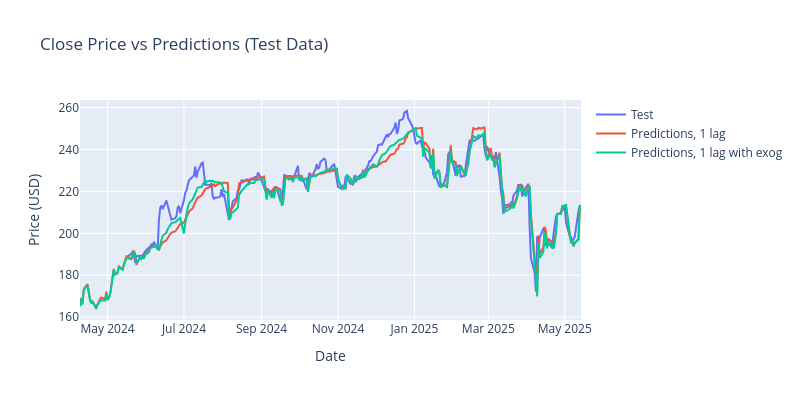

Notebook code for this chart:
### Code cell
import plotly.graph_objects as go

fig = go.Figure()

# Plot actual test data
fig.add_trace(go.Scatter(
    x=data.loc[end_train:].index,
    y=data.loc[end_train:, 'Close'],
    mode='lines',
    name='Test'
))

# Plot predictions 1 lag without exogenous variables
predictions_no_exog = predictions_list[0].rename(columns={'pred': 'Predictions, 1 lag'})
fig.add_trace(go.Scatter(
    x=predictions_no_exog.index,
    y=predictions_no_exog['Predictions, 1 lag'],
    mode='lines',
    name='Predictions, 1 lag'
))

# Plot predictions 1 lag with exogenous variables
predictions_exog = predictions.rename(columns={'pred': 'Predictions, 1 lag with exog'})
fig.add_trace(go.Scatter(
    x=predictions_exog.index,
    y=predictions_exog['Predictions, 1 lag with exog'],
    mode='lines',
    name='Predictions, 1 lag with exog'
))

fig.update_layout(
    title='Close Price vs Predictions (Test Data)',
    xaxis_title='Date',
    yaxis_title='Price (USD)',
    width=800,
    height=400
)

fig.show()

### Figure 1 — Plotly figure (JSON) as saved in the notebook; plotly's stock layout.template omitted (floating-point values rounded to 4 significant figures; data arrays with more than 128 entries replaced by an {"elided": "..."} marker saying what was removed)
{"data": [{"mode": "lines", "name": "Test", "type": "scatter", "x": {"elided": "249 str values"}, "y": {"elided": "249 float values"}}, {"mode": "lines", "name": "Predictions, 1 lag", "type": "scatter", "x": {"elided": "287 str values"}, "y": {"elided": "287 float values"}}, {"mode": "lines", "name": "Predictions, 1 lag with exog", "type": "scatter", "x": {"elided": "287 str values"}, "y": {"elided": "287 float values"}}], "layout": {"height": 400, "title": {"text": "Close Price vs Predictions (Test Data)"}, "width": 800, "xaxis": {"title": {"text": "Date"}}, "yaxis": {"title": {"text": "Price (USD)"}}}}
